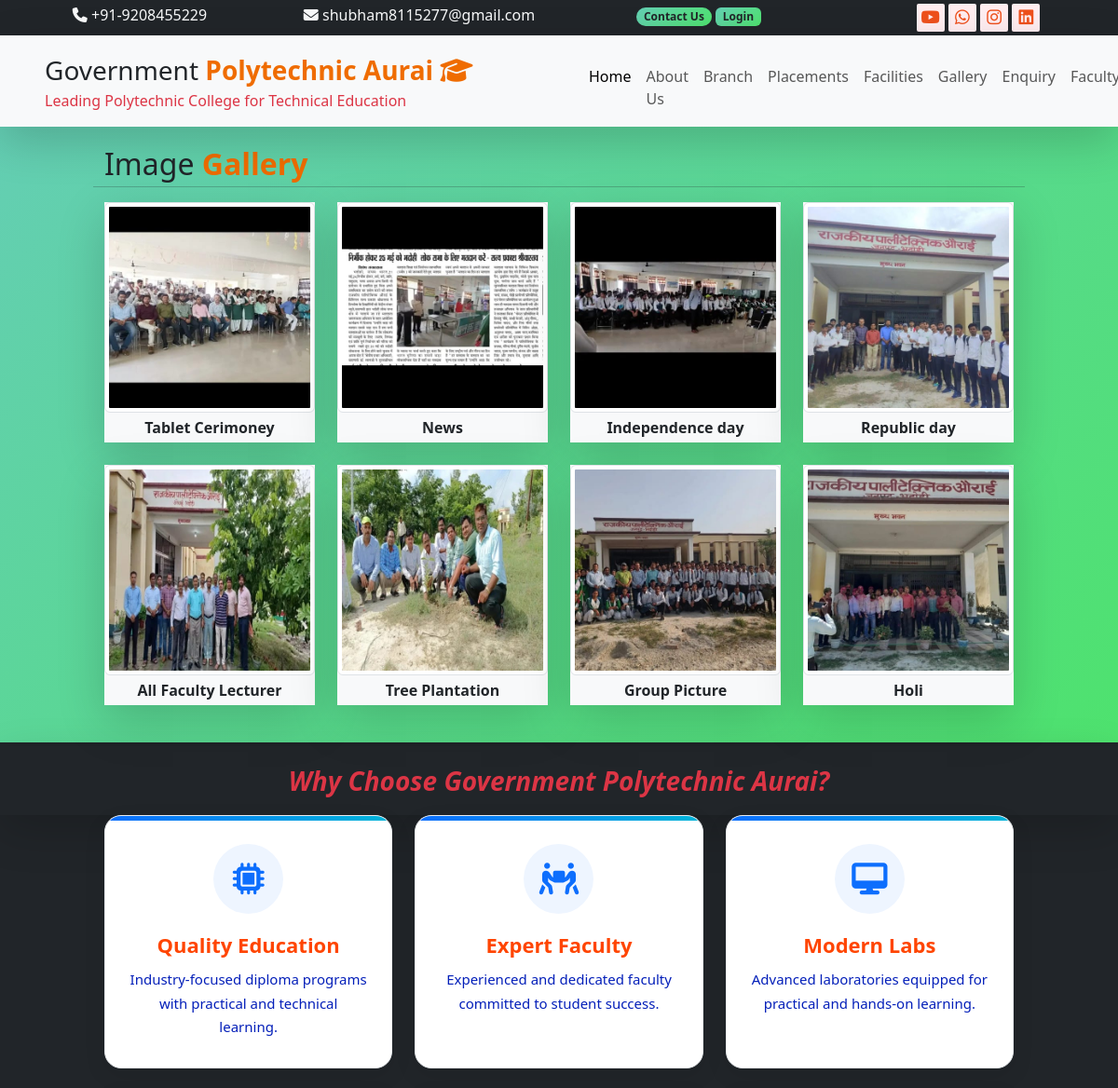
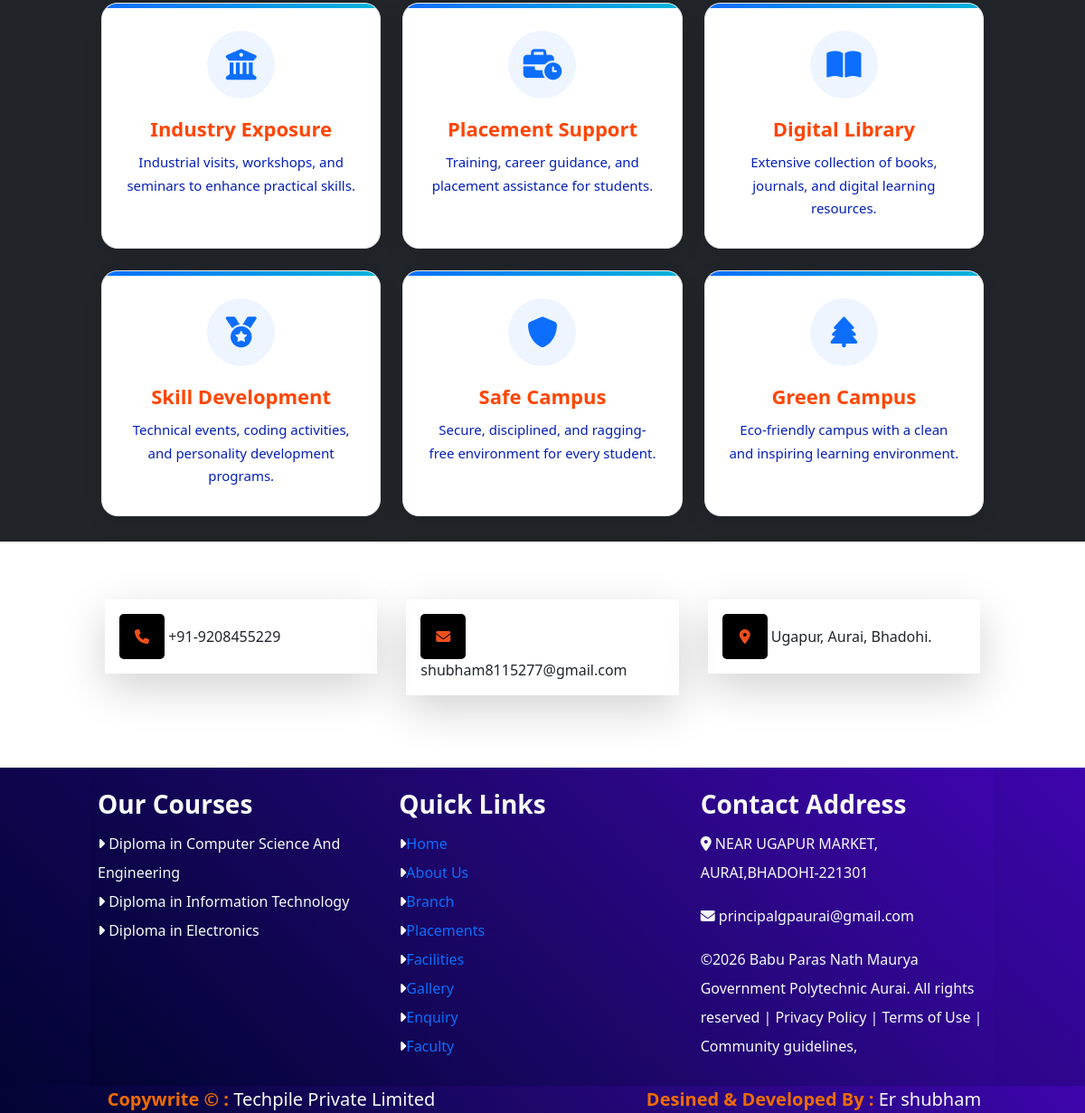
The app's page /user/gallery/ with its own data (2 pictures, top to bottom).
### user/models.py (models this page shows)
class tblgallery(models.Model):
    title=models.CharField(max_length=50,null=True)
    picture=models.ImageField(upload_to="static/picture/",null=True)

### user/views.py (the view)
# urls.py: path("gallery/",views.gallery),
def gallery(request):
    data=tblgallery.objects.all().order_by("-id")
    md={"rows":data}
    return render(request,"user/gallery.html",md)

### templates/user/gallery.html
{% extends 'base.html'%}
{% load static%}
{% block childpage %}
       <div class="row py-3 bg-color1">
        <div class="col-sm-10 mx-auto">
          <div class="row">
            <div class="col-sm-12 fs-2  text-dark">Image <b class="text-color1">Gallery</b> </div>
            <hr class="w-70"/>
          </div>
          <div class="row">
            {% for x in rows %}
            <div class="col-sm-3 mb-4">
              <div class="bg-light shadow-lg p1">
              <img src="/{{x.picture}}" class="img-thumbnail"/>
              <b class="text-center p-1 d-block">{{x.title}}</b>
              </div>
            </div>
            {% endfor %}
          </div>
        </div>
       </div>
{% endblock%}

### templates/base.html (shortened to what this page needs)
<!doctype html>
<html lang="en">
  {% load static %}
  <head>
    <link href="https://cdn.jsdelivr.net/npm/bootstrap@5.3.8/dist/css/bootstrap.min.css" rel="stylesheet">
    <link rel="stylesheet" href="https://cdnjs.cloudflare.com/ajax/libs/font-awesome/6.7.2/css/all.min.css">
  </head>
  <body>
    <div class="container-fluid">
      <div class="row text-center bg-dark text-light py-1">
        <div class="col-sm-3">
          <i class="fa-solid fa-phone"></i>
         +91-9208455229
        </div>
        <div class="col-sm-3">
          <i class="fa-solid fa-envelope"></i>
          shubham8115277@gmail.com
        </div>
        <div class="col-sm-3">
         <a href="/user/contact/" class="badge bg-color1 text-decoration-none text-dark rounded-pill">Contact Us</a>
          <a href="/admin/" class="badge bg-color1 text-decoration-none text-dark textrounded-pill">Login</a>
        </div>
        <div class="col-sm-3 social">
      <a href="https://www.youtube.com/@Shubham18er" target="_blank"> <i class="fa-brands fa-youtube"></i></a>
      <a href="https://whatsapp.com/dl/" target="_blank"> <i class="fa-brands fa-whatsapp"></i></a>
      <a href="https://www.instagram.com/the_mathematic_1729?igsh=dmd3d2M2anFtYzg=" target="_blank"> <i class="fa-brands fa-instagram"></i></a>
      <a href="https://www.linkedin.com/public-profile/" target="_blank"> <i class="fa-brands fa-linkedin"></i></a>
        </div>
      </div>
       <div class="row  shadow-lg bg-light sticky-top ">
        <div class="col-sm-6  py-3 ps-5">
          <div class="fs-3">Government <b class="text-color1">
            Polytechnic Aurai
            <i class="fa-solid fa-graduation-cap"></i>
          </b></div>
          <div class="text-danger">Leading Polytechnic College for Technical Education</div>
        </div>
        <div class="col-sm-6 pt-3">
          <nav class="navbar navbar-expand-lg bg-body-tertiary" id="menu">
  <div class="container-fluid">
    <div class="collapse navbar-collapse" id="navbarNav">
      <ul class="navbar-nav">
        <li class="nav-item">
          <a class="nav-link active" aria-current="page" href="/user/index/">Home</a>
        </li>
        <li class="nav-item">
          <a class="nav-link" href="/user/about/">About Us </a>
        </li>
        <li class="nav-item">
          <a class="nav-link" href="/user/branch/">Branch</a>
        </li>
        <li class="nav-item">
          <a class="nav-link" href="/user/placements/">Placements</a>
        </li>
        <li class="nav-item">
          <a class="nav-link" href="/user/facilities/">Facilities</a>
        </li>
        <li class="nav-item">
          <a class="nav-link" href="/user/gallery/">Gallery</a>
        </li>
        <li class="nav-item">
          <a class="nav-link" href="/user/enquiry/">Enquiry</a>
        </li>
        <li class="nav-item">
          <a class="nav-link" href="/user/faculty/">Faculty</a>
        </li>
      </ul>
    </div>
  </div>
</nav>
        </div>
       </div>
     {% block childpage%}
     {% endblock%}
      <div class="row bg-dark py-1 text-light text-center">
        <div class="text-center p-3  text-danger fs-3 fw-bold shadow-lg fst-italic">Why Choose Government Polytechnic Aurai?</div>
        <div class="col-sm-10 mx-auto">
          <div class="row">
            <div class="col-lg-4 col-md-6 mb-4">
    <div class="feature-box">
        <i class="fa-solid fa-microchip"></i>
        <h4>Quality Education</h4>
        <p>Industry-focused diploma programs with practical and technical learning.</p>
    </div>
</div>
<div class="col-lg-4 col-md-6 mb-4">
    <div class="feature-box">
        <i class="fa-solid fa-people-carry-box"></i>
        <h4>Expert Faculty</h4>
        <p>Experienced and dedicated faculty committed to student success.</p>
    </div>
</div>
<div class="col-lg-4 col-md-6 mb-4">
    <div class="feature-box">
        <i class="fa-solid fa-desktop"></i>
        <h4>Modern Labs</h4>
        <p>Advanced laboratories equipped for practical and hands-on learning.</p>
    </div>
</div>
<div class="col-lg-4 col-md-6 mb-4">
    <div class="feature-box">
        <i class="fa-solid fa-building-columns"></i>
        <h4>Industry Exposure</h4>
        <p>Industrial visits, workshops, and seminars to enhance practical skills.</p>
    </div>
</div>
<div class="col-lg-4 col-md-6 mb-4">
    <div class="feature-box">
        <i class="fa-solid fa-business-time"></i>
        <h4>Placement Support</h4>
        <p>Training, career guidance, and placement assistance for students.</p>
    </div>
</div>
<div class="col-lg-4 col-md-6 mb-4">
    <div class="feature-box">
        <i class="fa-solid fa-book-open"></i>
        <h4>Digital Library</h4>
        <p>Extensive collection of books, journals, and digital learning resources.</p>
    </div>
</div>
<div class="col-lg-4 col-md-6 mb-4">
    <div class="feature-box">
        <i class="fa-solid fa-medal"></i>
        <h4>Skill Development</h4>
        <p>Technical events, coding activities, and personality development programs.</p>
    </div>
</div>
<div class="col-lg-4 col-md-6 mb-4">
    <div class="feature-box">
        <i class="fa-solid fa-shield"></i>
        <h4>Safe Campus</h4>
        <p>Secure, disciplined, and ragging-free environment for every student.</p>
    </div>
</div>
<div class="col-lg-4 col-md-6 mb-4">
    <div class="feature-box">
        <i class="fa-solid fa-tree"></i>
        <h4>Green Campus</h4>
        <p>Eco-friendly campus with a clean and inspiring learning environment.</p>
    </div>
</div>
          </div>
        </div>
      </div>
      <div class="row py-5 contact">
        <div class="col-sm-10 mx-auto">
           <div class="row">
            <div class="col-sm-4 p-3">
              <p class="shadow-lg p-3">
               <i class="fa-solid fa-phone"></i>
               +91-9208455229
              </p>
            </div>
            <div class="col-sm-4 p-3">
              <p class="shadow-lg p-3">
               <i class="fa-solid fa-envelope"></i>
               shubham8115277@gmail.com
              </p>
            </div>
            <div class="col-sm-4 p-3">
              <p class="shadow-lg  p-3">
               <i class="fa-solid fa-location-dot"></i>
               Ugapur, Aurai, Bhadohi.
              </p>
            </div>
          </div>
        </div>
      </div>
       <div class="row bg-color2">
        <div class="col-sm-10 mx-auto ">
          <div class="row py-1 text-light bg-color2 ">
        <div class="col-sm-4 p-2 lh-lg  border-danger"><b class="fs-3">Our Courses</b>
        <br/>
      <i class="fa-solid fa-caret-right"></i> Diploma in Computer Science And Engineering<br/>
      <i class="fa-solid fa-caret-right"></i> Diploma in Information Technology<br/>
      <i class="fa-solid fa-caret-right"></i> Diploma in Electronics<br/>
      </div>
        <div class="col-sm-4 p-2 lh-lg  border-danger"><b class="fs-3">Quick Links </b><br/>
          <i class="fa-solid fa-caret-right"></i><a href="/user/index/" class="text-decoration-none">Home</a><br/>
          <i class="fa-solid fa-caret-right"></i><a href="/user/about/" class="text-decoration-none">About Us</a><br/>
          <i class="fa-solid fa-caret-right"></i><a href="/user/branch/" class="text-decoration-none">Branch</a><br/>
          <i class="fa-solid fa-caret-right"></i><a href="/user/placements/" class="text-decoration-none">Placements</a><br/>
          <i class="fa-solid fa-caret-right"></i><a href="/user/facilities/" class="text-decoration-none">Facilities</a><br/>
          <i class="fa-solid fa-caret-right"></i><a href="/user/gallery/" class="text-decoration-none">Gallery</a><br/>
          <i class="fa-solid fa-caret-right"></i><a href="/user/enquiry/" class="text-decoration-none">Enquiry</a><br/>
          <i class="fa-solid fa-caret-right"></i><a href="/user/faculty/" class="text-decoration-none">Faculty</a><br/>
        </div>
        <div class="col-sm-4 p-2 lh-lg "><b class="fs-3">Contact Address </b><br/>
          <p class="fs-6"> <i class="fa-solid fa-location-dot"></i> NEAR UGAPUR MARKET, AURAI,BHADOHI-221301</p>
           <p class="fs-6"> <i class="fa-solid fa-envelope"></i> principalgpaurai@gmail.com</p>
        <p class="fs-6">&copy;2026 Babu Paras Nath Maurya Government Polytechnic Aurai. All rights reserved | Privacy Policy | Terms of Use | Community guidelines,</p>
        </div>
       </div>
        </div>
       </div>
       <div class="row bg-color2  text-center fs-5  text-light">
        <div class="col-sm-6">
          <b class="text-color1">Copywrite &copy; :</b>
          <a href="https://www.techpile.in/" target="_blank" class="text-decoration-none text-light"> Techpile Private Limited </a>
        </div>
        <div class="col-sm-6">
          <b class="text-color1">Desined & Developed By :</b>
          <a href="/user/developer/" class="text-decoration-none text-light"> Er shubham </a>
        </div>
       </div>
    </div>
  </body>
</html>

### templates/base.html (style rules this page uses)
.bg-color1 { background: linear-gradient(140deg,hsl(165, 52%, 60%),rgb(78, 226, 110)); }
.text-color1 { color:#EF6C00; }
.bg-color2 { background: linear-gradient(45deg,hwb(239 1% 80%),lab(22.62% 52.67 -75.83)); }
.social .fa-brands { color: #ee501c; background: #ffedf0; height: 30px; width: 30px; text-align: center; line-height: 30px; font-size: 18px; border-radius: 2px; }
#menu { background:transparent !important; }
.contact .fa-solid { height: 50px; width: 50px; border-radius:5px ; color: #ee501c; text-align: center; line-height: 50px; background:black; }
.feature-box { background:#fff; padding:30px 25px; border-radius:18px; text-align:center; height:100%; border:1px solid #e9ecef; box-shadow:0 8px 25px rgba(0,0,0,.08); transition:all .35s ease; position:relative; overflow:hidden; }
.feature-box::before { content:""; position:absolute; top:0; left:0; width:100%; height:5px; background:linear-gradient(90deg,#0d6efd,#00b4d8); }
.feature-box i { width:75px; height:75px; line-height:75px; font-size:34px; color:#0d6efd; background:#eef5ff; border-radius:50%; display:inline-block; margin-bottom:20px; transition:.3s; }
.feature-box h4 { font-size:22px; font-weight:700; color:orangered; margin-bottom:12px; }
.feature-box p { font-size:15px; color:hsl(231, 96%, 37%); line-height:1.7; margin:0; }

### records on screen
tblgallery: picture (picture), title "Tablet Cerimoney"
tblgallery: picture (picture), title "News"
tblgallery: picture (picture), title "Independence day"
tblgallery: picture (picture), title "Republic day"
tblgallery: picture (picture), title "All Faculty Lecturer"
tblgallery: picture (picture), title "Tree Plantation"
tblgallery: picture (picture), title "Group Picture"
tblgallery: picture (picture), title "Holi"
